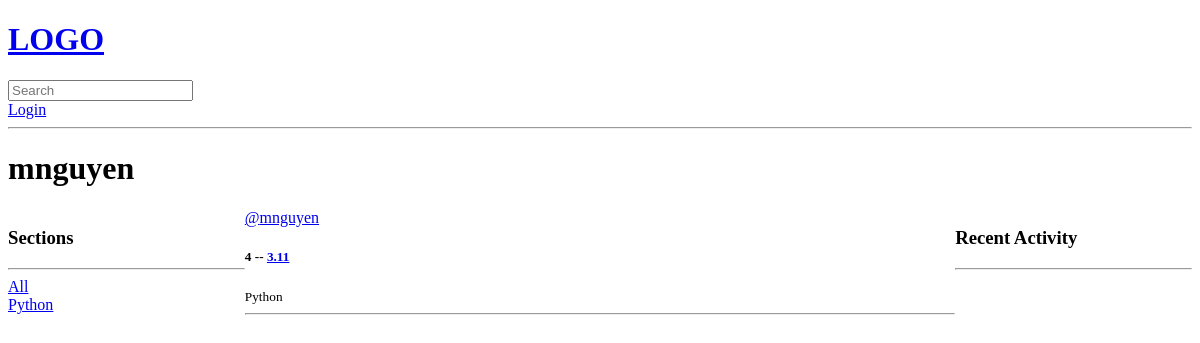
/profile/1/, run on an earlier commit of the app's database.
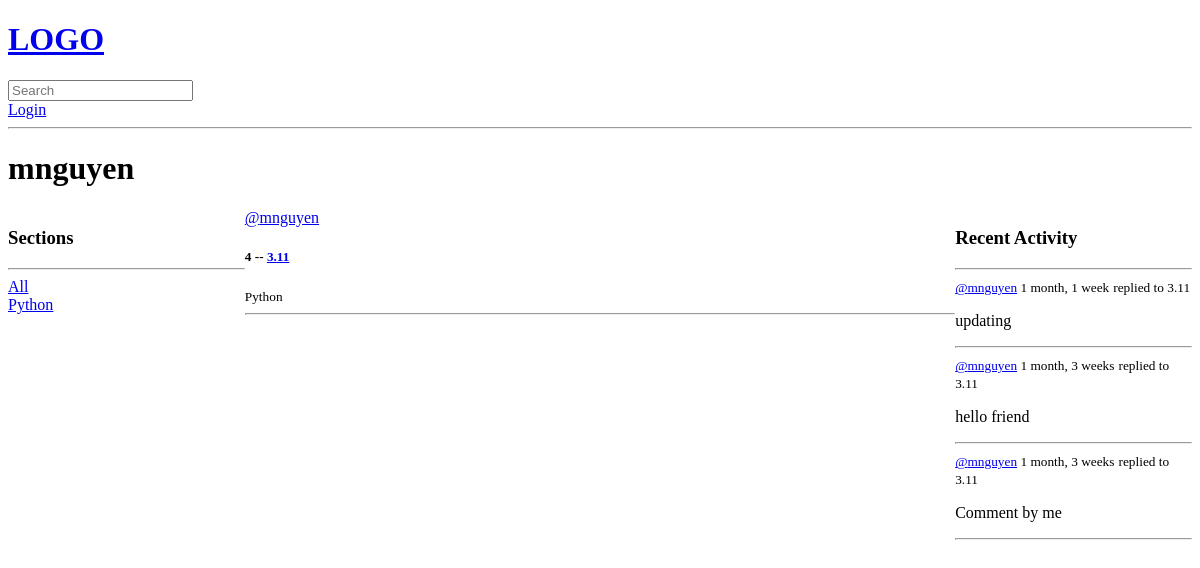
And on a later commit of the database.
### base/models.py (models this page shows, shortened)
class Section(models.Model):
    name = models.CharField(max_length=200)

class Thread(models.Model):
    host = models.ForeignKey(User, on_delete=models.SET_NULL, null=True)
    section = models.ForeignKey(Section, on_delete=models.SET_NULL, null=True)
    name = models.CharField(max_length=200)
    post = models.TextField()
    participants = models.ManyToManyField(User, related_name='participants', blank=True)
    updated = models.DateTimeField(auto_now=True)
    created = models.DateTimeField(auto_now_add=True)
    class Meta:
        ordering = ['-updated', '-created']
    def __str__(self):
        return str(self.name)

class Comment(models.Model):
    user = models.ForeignKey(User, on_delete=models.CASCADE)
    thread = models.ForeignKey(Thread, on_delete=models.CASCADE)
    post = models.TextField()
    updated = models.DateTimeField(auto_now=True)
    created = models.DateTimeField(auto_now_add=True)
    class Meta:
        ordering = ['-updated', '-created']
    def __str__(self):
        return self.post[0:50]

### base/views.py (the view)
# urls.py: path('profile/<str:pk>/', views.userProfile, name="user-profile"),
def userProfile(request, pk):
    user = User.objects.get(id=pk)
    threads = user.thread_set.all()
    thread_comments = user.comment_set.all()
    sections = Section.objects.all()
    context = {'user': user, 'threads': threads,
            'thread_comments': thread_comments, 'sections': sections}
    return render(request, 'base/profile.html', context)

### base/templates/base/profile.html (shortened to what this page needs)
{% extends 'main.html' %}
{% block content %}
<h1>{{user.username}}</h1>
<div class="profile-container">
    <div>
        {% include 'base/sections_component.html' %}
    </div>
    <div>
        {% include 'base/feed_component.html' %}
    </div>
    <div>
        {% include 'base/activity_component.html' %}
    </div>
</div>
{% endblock content %}

### templates/main.html (shortened to what this page needs)
<!DOCTYPE html>
{% load static %}
<html>
<head>
    <link rel='stylesheet' type='text/css' media='screen' href="{% static 'styles/main.css' %}">
</head>
<body>
    {% include 'navbar.html' %}
    {% block content %}
    {% endblock %}
</body>
</html>

### templates/navbar.html
<a href="/">
    <h1>LOGO</h1>
</a>
<form method="GET" action="{% url 'home' %}">
    <input type="text" name="q" placeholder="Search"/>
</form>
{% if request.user.is_authenticated %}
<p>Logged in as {{request.user}}</p>
    <a href="{% url 'logout' %}">Log Out</a>
{% else %}
    <a href="{% url 'login' %}">Login</a>
{% endif %}
<hr>

### base/templates/base/sections_component.html
<h3>Sections</h3>
<hr>
<div>
    <a href="{%url 'home' %}">All</a>
</div>
{% for section in sections %}
    <div>
        <a href="{%url 'home' %}?q={{section.name}}">{{section.name}}</a>
    </div>
{% endfor %}

### base/templates/base/feed_component.html (shortened to what this page needs)
<div>
    {% for thread in threads %}
        <div>
            <a href="{% url 'user-profile' thread.host.id %}">@{{thread.host.username}}</a>
            <h5>{{thread.id}} -- <a href="{% url 'thread' thread.id %}">{{thread.name}}</a></h5>
            <small>{{thread.section.name}}</small>
            <hr>
        </div>
    {% endfor %}
</div>

### base/templates/base/activity_component.html (shortened to what this page needs)
<h3>Recent Activity</h3>
<hr>
{% for comment in thread_comments %}
    <div>
        <small><a href="{% url 'user-profile' comment.user.id %}">@{{comment.user}}</a> {{comment.created|timesince}}</small>
        <small>replied to {{comment.thread}}</small>
        <p>{{comment}}</p>
        <hr>
    </div>
{% endfor %}

### static/styles/main.css (style rules this page uses)
body { background-color: aquamarnine; }

### base/templates/base/profile.html (style rules this page uses)
.profile-container { display: grid; grid-template-columns: 1fr 3fr 1fr; }

What changed in the data, as far as the page shows it:
added Comment: user "mnguyen", created "1 month, 1 week", thread "3.11", post "updating"
added Comment: user "mnguyen", created "1 month, 3 weeks", thread "3.11", post "hello friend"
added Comment: user "mnguyen", created "1 month, 3 weeks", thread "3.11", post "Comment by me"
